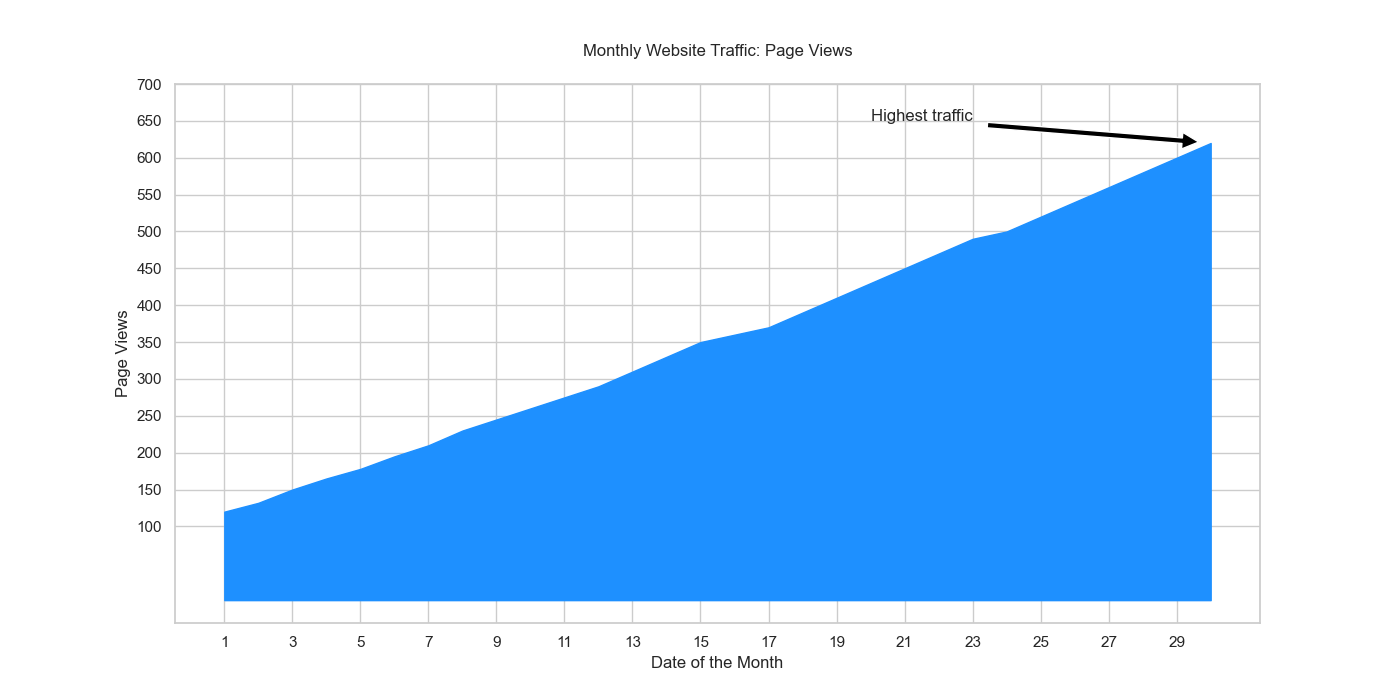

Recreate this plot in Python.

import matplotlib.pyplot as plt

# Generate data points
dates = list(range(1, 31))
page_views = [
    120, 132, 150, 165, 178, 195, 210, 230, 245, 260,
    275, 290, 310, 330, 350, 360, 370, 390, 410, 430,
    450, 470, 490, 500, 520, 540, 560, 580, 600, 620
]

# Create an area chart
plt.figure(figsize=(14, 7))
plt.fill_between(dates, page_views, color="#1E90FF")

# Customize axes and labels
plt.title("Monthly Website Traffic: Page Views", pad=20)
plt.xlabel("Date of the Month")
plt.ylabel("Page Views")
plt.xticks(range(1, 31, 2))
plt.yticks(range(100, 701, 50))

# Add annotation
plt.annotate('Highest traffic', xy=(30, 620), xytext=(20, 650),
             arrowprops=dict(facecolor='black', shrink=0.05))

# Display the plot
plt.show()
